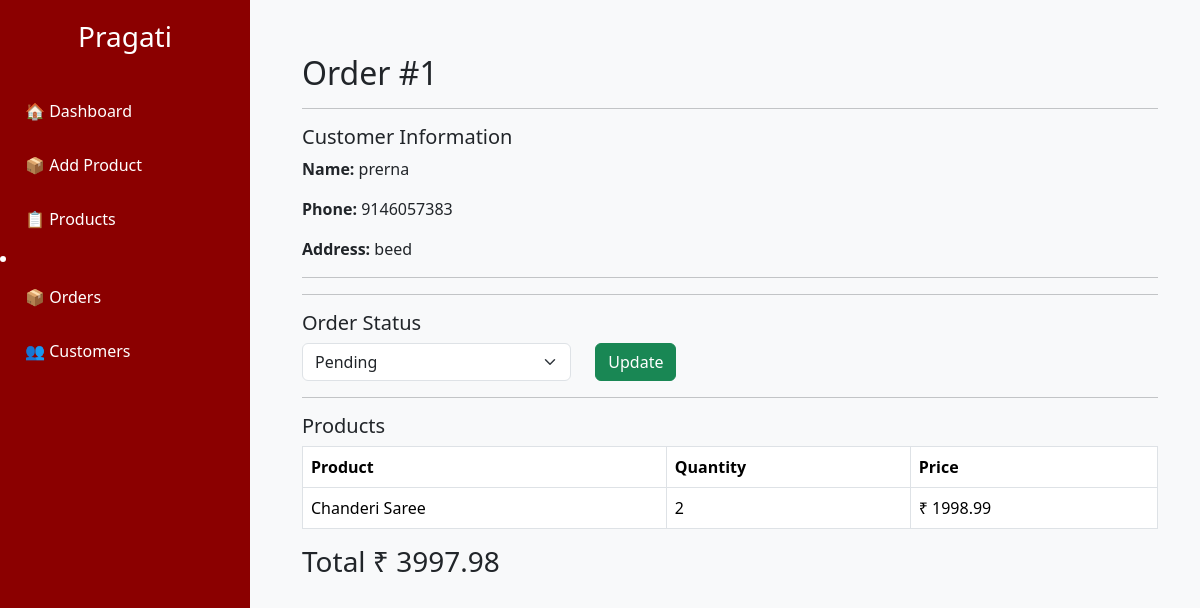
The page /admin/order/1 on the database as committed earlier.
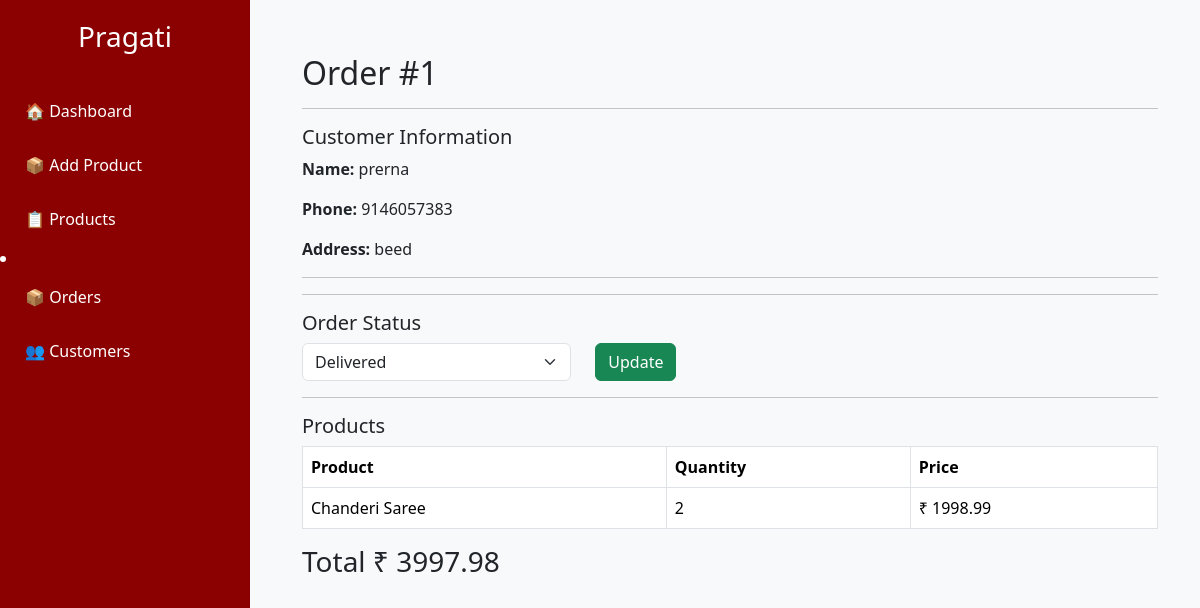
The same page on the database as committed later.
### models.py (models this page shows)
class Order(db.Model):
    id = db.Column(db.Integer, primary_key=True)
    customer_name = db.Column(db.String(100))
    phone = db.Column(db.String(20))
    address = db.Column(db.Text)
    total_amount = db.Column(db.Float)
    status = db.Column(db.String(50), default="Pending")

### app.py (the view)
@app.route("/admin/order/<int:id>")
def view_order(id):
    order = Order.query.get_or_404(id)
    items = OrderItem.query.filter_by(order_id=id).all()
    return render_template(
        "admin/order_details.html",
        order=order,
        items=items
    )

### templates/admin/order_details.html (shortened to what this page needs)
{% extends "admin/base_admin.html" %}
{% block content %}
<div class="container mt-4">
<h2>Order #{{ order.id }}</h2>
<hr>
<h5>Customer Information</h5>
<p><strong>Name:</strong> {{ order.customer_name }}</p>
<p><strong>Phone:</strong> {{ order.phone }}</p>
<p><strong>Address:</strong> {{ order.address }}</p>
<hr>
<hr>
<h5>Order Status</h5>
<form method="POST" action="{{ url_for('update_order_status', id=order.id) }}">
    <div class="row">
        <div class="col-md-4">
            <select class="form-select" name="status">
                <option value="Pending"
                    {% if order.status=="Pending" %}selected{% endif %}>
                    Pending
                </option>
                <option value="Delivered"
                    {% if order.status=="Delivered" %}selected{% endif %}>
                    Delivered
                </option>
            </select>
        </div>
        <div class="col-md-2">
            <button class="btn btn-success">
                Update
            </button>
        </div>
    </div>
</form>
<hr>
<h5>Products</h5>
<table class="table table-bordered">
<tr>
<th>Product</th>
<th>Quantity</th>
<th>Price</th>
</tr>
{% for item in items %}
<tr>
<td>{{ item.product.name }}</td>
<td>{{ item.quantity }}</td>
<td>₹ {{ item.price }}</td>
</tr>
{% endfor %}
</table>
<h3>Total ₹ {{ order.total_amount }}</h3>
{% endblock %}

Rows that differ between the two databases and show on the page:
changed Order "prerna": status "Pending" → "Delivered"
